Frame 1 (no input): blank canvas, image omitted
Frame 60 (the mouse pressed at the canvas centre just before this capture): blank canvas, image omitted
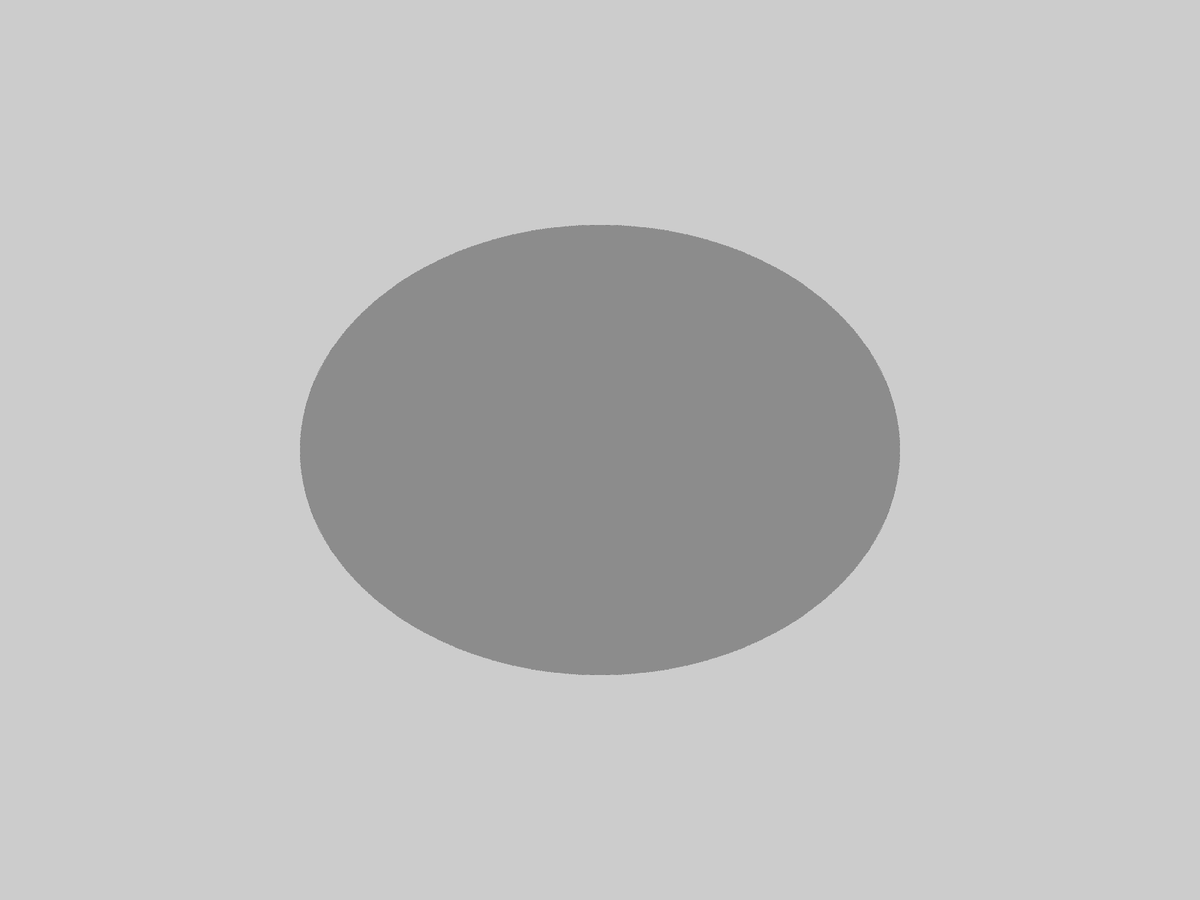
Frame 120 (the mouse held since frame 60 and released just before this capture)

The Processing sketch whose frames 1 and 60 were blank and that drew this single picture after the mouse press (run headless with seeded random() and noise(); from frame 60 on, the mouse is pressed at the canvas centre):

// Processing sketch: mouse_defines_color_shape_and_position
// ── mouse_defines_color_shape_and_position.pde
/*
   MOUSE DEFINES COLOR, SHAPE, AND POSITION
   22 September 2013

   Alter the color, shape, and position of an ellipse by moving the mouse
   within the display window.

   — Roy Vanegas
*/

// Declare three floats that will be used to fill the color of the ellipse.
float red, green, blue;

// Alter the level of transparency/opacity by modifying the following value.
final int ALPHA_LEVEL = 10;

void setup() {
  fullScreen();
}

void draw() {
  noStroke();

  /*
    Scale the red channel’s upper limit to 255, based on the mouse’s x position and
    the width of the display window.
  */
  red = (mouseX * 255) / width;

  // Do the same for the green channel.
  green = (mouseY * 255) / height;

  /*
    Scale the blue channel’s upper limit to 255, but do so after calculating the
    upper limits or red and green.
  */
  blue = (red + green) / 2;

  fill(red, green, blue, ALPHA_LEVEL);

  /*
    Use the mouse’s co-ordinates for the center of the ellipse and also the ellipse’s
    width and height.
  */
  ellipseMode(CENTER);
  ellipse(mouseX, mouseY, mouseX, mouseY);

  // println( "Red is " + red + ", green is " + green  + ", and blue is " + blue );
}
